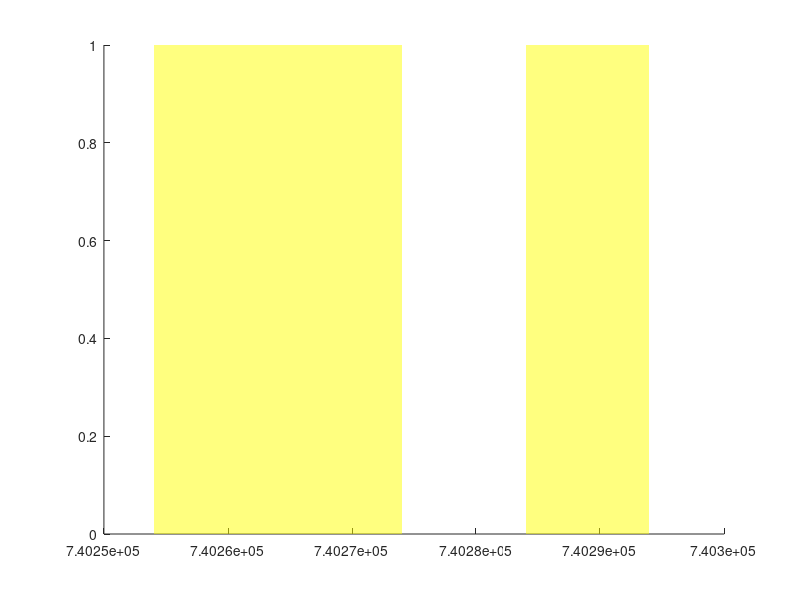

Write MATLAB code to recreate this figure.
function h=ShadePlotForEmpahsis( x,colors,alphas)
% ShadePlotForEmpahsis
% Plots a shaded bar for emphasis as commonly seen on cconomic charts
%
% INPUTS:
%  x     where the bar is placed.   If you want a bar from x=4:8 then
%        use [4 8].  If you want x=[4:8,10:20] then use {4:8,10:20}
% colors Use 'y' to make all bars yellow.  Use {'y','g','r'} for
%        yellow, green and red bars.
% alphas Use 0.5 if you want all bars to be translucent.  Use {0,.5,1}
%        for transparent, translucet and opaque bars.
%
% USAGE:
% % DEFINE DATA
% P=[ ...
% 98 98 94 91 84 83 82 87 88 89 91 91 90 89 89 90 91 91 87 86 87 84 79 80 ...
% 85 86 86 85 93 93 93 93 97 97 95 93 93 94 95 96 96 92 89 90 91 91 91 92 ...
% 93 95 99 98 99 97 95 95 94 90 92 93 93 95 94 95 93 92 92 92 91 90 89 89 ...
% 90 89 90 89 88 84 84 83 84 85 85 84 82 82 82 79 80 79 80 78 78 81 83 82 ...
% 81 79 77 77 78 77 78 79 79 81 81 81 78 78 78 78 77 78 79 79 79 79 81 85 ...
% 86 86 86 87 85 84 85 86 88 88 90 88 88 87 86 86 85 87 87 87 86 85 84 83 ...
% 82 81 81 82 81 80 82 81 79 80 81 80 80 79 85 85 82 83 84 85 86 87 86 86 ...
% 85 85 85 83 79 81 83 83 84 82 80 80 80 80 84 81 80 76 71 70 70 69 69 68 ...
% 67 68 68 68 67 68 68 70 70 72 72 71 69 68 68 68 67 68 67 66 67 67 67 66 ...
% 65 66 65 62 60 60 59 59 59 59 65 66 63 65 68 68 68 68 69 73 74 71 71 69 ...
% 71 72 72 76 76 74 77 80 82 80 78 80 80 80 80 81 80 79 77];
% T=today-length(P)+1:today;
% Y={today-[13 74],today-[142 172]};
% G={today-[30 51]};
%
% % PLOT THE DATA
% plot(T,P);
% datetick;
% line(get(gca,'Xlim'),[80 80])
% line(get(gca,'Xlim'),[68 68])%
% title({'ShadePlotForEmphasis','(P<80 yellow, P<68 green)'});
%
% % DRAW SOME YELLOW BARS
% ShadePlotForEmpahsis(Y,'y',0.5);
%
% % DRAW A GREEN BAR
% ShadePlotForEmpahsis(G,'g',0.5);
%
%
% | ##  _#__/
% | ##  / #
% | ## / #
% | /#\_/  #
% |/ ##   #
% |__##_____#_____
%
% IT'S NOT FANCY BUT IT WORKS

% Michael Robbins
% robbins@bloomberg.net
% michael.robbins@us.cibc.com

if nargin<1
   x={[today-50 today-30],[today-20 today-10]};
end;
if nargin<2 colors='y'; end;
if nargin<2 alphas=.5; end;

if ~iscell( x)  x={ x}; end;
if ~iscell(colors) colors={colors}; end;
if ~iscell(alphas) alphas={alphas}; end;

if length(colors)>length( x) colors=colors(1:length( x)); end;
if length(colors)<length( x) t=colors{1}; colors=[]; for i=1:length( x) colors{i}=t; end; end;

if length(alphas)>length( x) alphas=alphas(1:length( x)); end;
if length(alphas)<length( x) t=alphas{1}; alphas=[]; for i=1:length( x) alphas{i}=t; end; end;

for i=1:length( x)
  h(i)=patch([repmat( x{i}(1),1,2) repmat( x{i}(2),1,2)], ...
    [get(gca,'YLim') fliplr(get(gca,'YLim'))], ...
    [0 0 0 0],colors{i},'EdgeColor','none');
    set(h(i),'FaceAlpha',alphas{i});
end;
